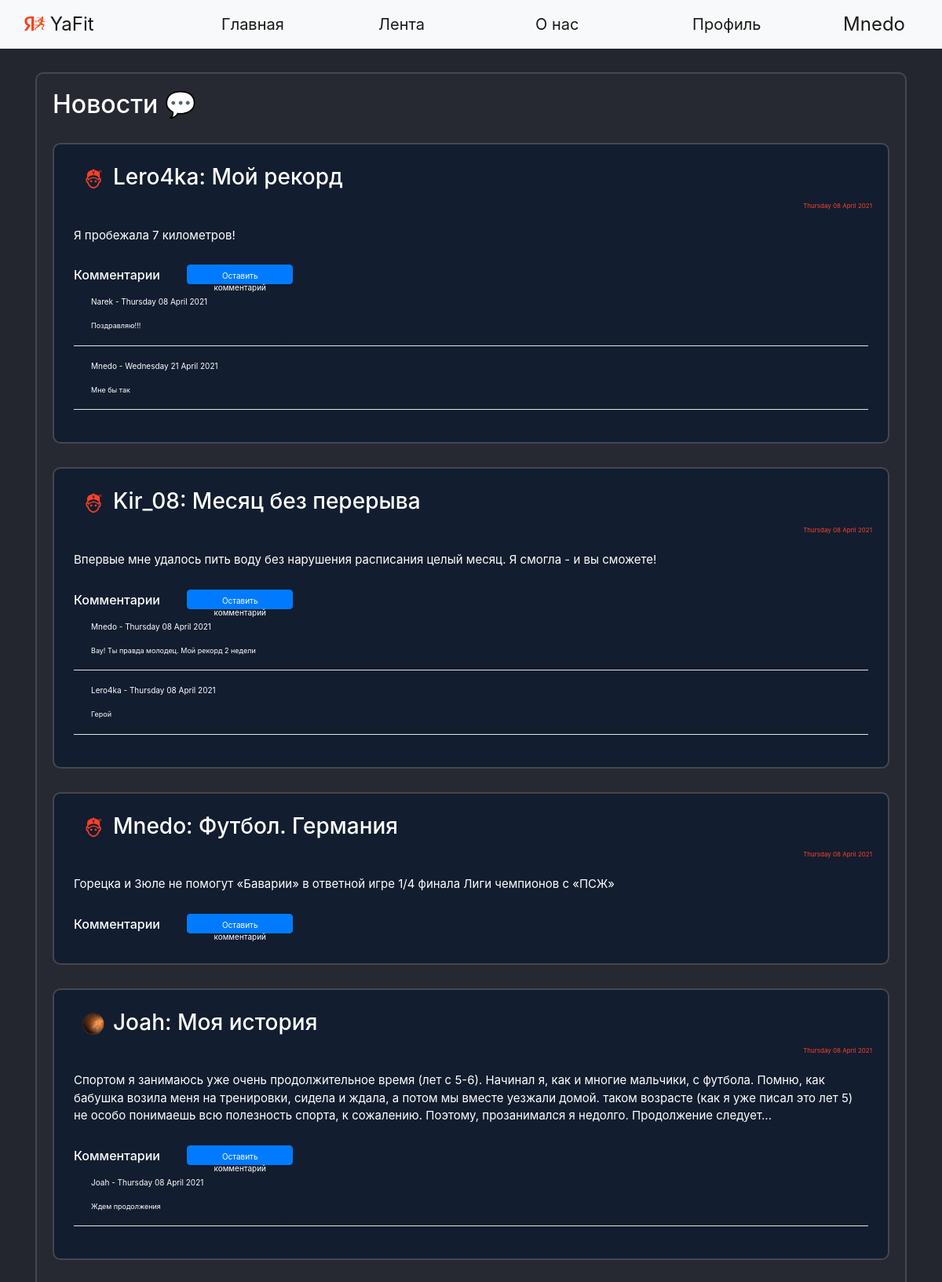
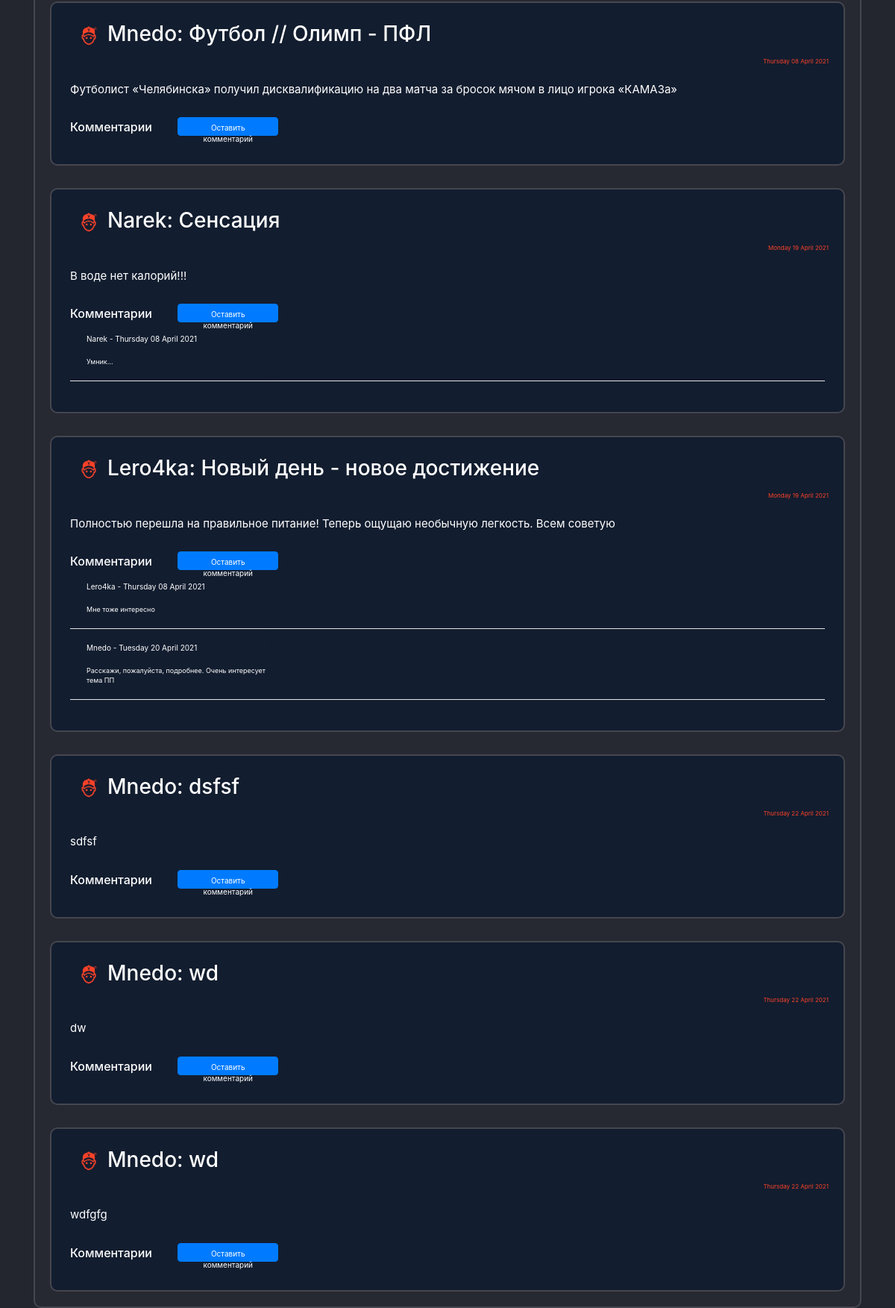
/news (signed in), run on the app's committed database (2 pictures, top to bottom).
### data/users.py (models this page shows, shortened)
class User(SqlAlchemyBase, UserMixin, SerializerMixin):
    __tablename__ = 'users'
    id = sqlalchemy.Column(sqlalchemy.Integer,
                           primary_key=True, autoincrement=True)
    name = sqlalchemy.Column(sqlalchemy.String)
    surname = sqlalchemy.Column(sqlalchemy.String)
    nickname = sqlalchemy.Column(sqlalchemy.String)
    age = sqlalchemy.Column(sqlalchemy.Integer)
    status = sqlalchemy.Column(sqlalchemy.String)
    about = sqlalchemy.Column(sqlalchemy.String)
    email = sqlalchemy.Column(sqlalchemy.String, unique=True)
    hashed_password = sqlalchemy.Column(sqlalchemy.String)
    modified_date = sqlalchemy.Column(sqlalchemy.DateTime, default=datetime.datetime.now)
    city_from = sqlalchemy.Column(sqlalchemy.String)
    habit = sqlalchemy.Column(sqlalchemy.String)  # id_1;id_2
    habits = orm.relation("Habits", back_populates='user')
    news = orm.relation("News", back_populates='user')
    comments = orm.relation("Comments", back_populates='user')

### data/news.py (models this page shows)
class News(SqlAlchemyBase, UserMixin, SerializerMixin):
    __tablename__ = 'news'
    id = sqlalchemy.Column(sqlalchemy.Integer,
                           primary_key=True, autoincrement=True)
    title = sqlalchemy.Column(sqlalchemy.String)
    content = sqlalchemy.Column(sqlalchemy.String)
    created_date = sqlalchemy.Column(sqlalchemy.DateTime,
                                     default=datetime.datetime.now)
    user_id = sqlalchemy.Column(sqlalchemy.Integer,
                                sqlalchemy.ForeignKey("users.id"))
    comms = sqlalchemy.Column(sqlalchemy.String)  # id_1;id_2
    user = orm.relation('User')

### data/comments.py (models this page shows)
class Comments(SqlAlchemyBase, UserMixin, SerializerMixin):
    __tablename__ = 'comments'
    id = sqlalchemy.Column(sqlalchemy.Integer,
                           primary_key=True, autoincrement=True)
    content = sqlalchemy.Column(sqlalchemy.String)
    created_date = sqlalchemy.Column(sqlalchemy.DateTime,
                                     default=datetime.datetime.now)
    user_id = sqlalchemy.Column(sqlalchemy.Integer,
                                sqlalchemy.ForeignKey("users.id"))
    user = orm.relation('User')

### main.py (the view)
@app.route("/news", methods=['GET', 'POST'])
def news():
    db_sess = db_session.create_session()
    rec_news = db_sess.query(News).all()
    top_news = []
    news_index = 0
    path = 'static/img/users_photo/default.jpg'
    for news in rec_news:
        path = ''
        news_index += 1
        creator_nickname = (db_sess.query(User).filter(User.id == news.user_id).first()).nickname
        for images in os.listdir('static/img/users_photo'):
            if images.split('.')[0] == creator_nickname:
                path = 'static/img/users_photo/' + images
        if path == '':
            path = 'static/img/users_photo/default.jpg'
        comments = []
        if news.comms:
            if ';' in news.comms:
                for com_id in news.comms.split(';'):
                    comments.append(db_sess.query(Comments).filter(Comments.id == com_id).first())
            elif len(news.comms) == 1:
                com_id = news.comms
                comments = [db_sess.query(Comments).filter(Comments.id == com_id).first()]
        else:
            comments = []
        if len(comments) > 1:
            comments = sorted(comments, key=lambda x: x.created_date)
        comments_main = []
        for com in comments:
            comentor_nickname = db_sess.query(User).filter(User.id == com.user_id).first().nickname
            comments_main.append({'id': com.id,
                                  'content': com.content,
                                  'created_date': com.created_date.strftime("%A %d %B %Y"),
                                  'creator': comentor_nickname})
        comments = comments_main
        top_news.append({'id': news.id,
                         'title': news.title,
                         'content': news.content,
                         'created_date': news.created_date.strftime("%A %d %B %Y"),
                         'comms': comments,
                         'creator': creator_nickname,
                         'path': path})
    return render_template("news.html", top_news=top_news, path=path, random_id=random.randint(1, 2 ** 16),
                           title='Лента')

### data/db_session.py (called while the page is built)
def create_session() -> Session:
    global __factory
    return __factory()

### main.py (called while the page is built)
@login_manager.user_loader
def load_user(user_id):
    db_sess = db_session.create_session()
    return db_sess.query(User).get(user_id)

### templates/news.html
{% extends "base.html" %}
{% block content %}
<div class="page_border">
    <h2>Новости &#128172;</h2>
    {% for new in top_news%}
    <div class="page_border" style="background-color: #121d2f !important;">
        <div class="menu_item">
            <h3><a><a><img
                    src={{new['path']}}?dummy={{random_id}} alt="avatar"
                    class="round_avatar"></a></a>{{new['creator']}}: {{new['title']}} </h3>
        </div>
        <div class="reposts">
            <p>{{new['created_date']}}</p>
        </div>
        <div class="menu_item">
            <p>{{new['content']}}</p>
        </div>
        <div class="menu_item">
            <h6>Комментарии {% if current_user.is_authenticated %}
                <a href="/com_add/{{ new['id'] }}" class="btn btn-primary"
                   style=" height:25px; width:135px; font-size: 10px; margin-bottom:5px; margin-left: 30px;">Оставить
                    комментарий</a>
                {% endif %}
            </h6>
            {% for com in new['comms'] %}
            <div class="com_label" style="margin-left: 20px; padding: 0; margin-top: 0; margin-bottom;">
                <p style="font-size: 10px;">{{com['creator']}} - {{com['created_date']}}</p>
                <p style="font-size: 9px;">{{com['content']}}
                </p></div>
            <hr style="color: white; background-color: white; padding: 0; margin-top: 0; margin-bottom;">
            {% endfor %}
        </div>
    </div>
    {% endfor %}
</div>
{% endblock %}

### templates/base.html (shortened to what this page needs)
<!doctype html>
<html lang="en">
<head>
    <link rel="stylesheet" href="/static/css/style.css?random()">
    <link rel="stylesheet"
          href="https://stackpath.bootstrapcdn.com/bootstrap/4.4.1/css/bootstrap.min.css"
>
</head>
<body>
<header>
    <nav class="navbar navbar-expand-lg navbar-light bg-light">
        <div class="container-fluid">
            <a class="navbar-brand" style="width: 250px;" href="/">
                <img src="/static/img/YaFit_logo.png" alt="" width="26" height="18"
                     class="d-inline-block text-align-center" style="margin-bottom:5px;">
                YaFit
            </a>
            <div class="collapse navbar-collapse">
                <ul class="mx-auto navbar-nav">
                    <li class="nav-item">
                        <a class="nav-link active" style="width: 200px;" aria-current="page" href="/">Главная</a>
                    </li>
                    <li class="nav-item">
                        <a class="nav-link active" style="width: 200px;" href="/news">Лента</a>
                    </li>
                    <li class="nav-item">
                        <a class="nav-link active" style="width: 200px;" href="/info">О нас</a>
                    </li>
                    <li class="nav-item">
                        <a class="nav-link active" style="width: 200px;" href="/office">Профиль</a>
                </ul>
                {% if current_user.is_authenticated %}
                <a class="navbar-brand" href="/logout">{{current_user.nickname}}</a>
                {% else %}
                <p>
                    <a class="btn btn-primary " href="/register">Зарегистрироваться</a>
                    <a class="btn btn-success" href="/login">Войти</a>
                </p>
                {% endif %}
            </div>
        </div>
    </nav>
</header>
<main role="main" class="container">
    {% block content %}{% endblock %}
</main>
</body>
</html>

### static/css/style.css (style rules this page uses)
body { background-color: #24262f !important; color: white; }
.nav-item { color: black; font-weight: 400; font-size: 20px !important; }
.navbar-brand { font-size: 24px !important; }
.page_border { background-color: #272932 !important; color: white !important; border: 2px solid #45464F; border-radius: 10px; padding: 20px !important; margin: 0 auto; margin-top: 30px; }
.menu_item { padding: 5px !important; font-size: 15px !important; }
hr { background-color: #FB4229; color: #FB4229; }
.reposts { color: #FB4229 !important; font-size: 8px !important; text-align: right; }
.com_label { background-color: #121d2f !important; color: white !important; border: 2px solid #121d2f; width: 25%; border-radius: 10px; }
.round_avatar { margin-left:10px; margin-right:10px; width: 30px !important; height: 30px !important; border-radius: 50px !important; }

### data on the page
User: nickname "Mnedo", creator "Mnedo" "Mnedo" "Mnedo"
User: creator "Lero4ka" "Lero4ka", creator "Lero4ka" "Lero4ka"
News: title "Мой рекорд", content "Я пробежала 7 километров!"
User: creator "Narek" "Narek", creator "Narek"
Comments: content "Поздравляю!!!"
User: creator "Mnedo" "Mnedo" "Mnedo", creator "Mnedo" "Mnedo"
Comments: content "Мне бы так"
User: creator "Kir_08"
News: title "Месяц без перерыва", content "Впервые мне удалось пить воду без нарушения расписания целый месяц. Я смогла - и вы сможете!"
Comments: content "Вау! Ты правда молодец. Мой рекорд 2 недели"
Comments: content "Герой"
News: title "Футбол. Германия", content "Горецка и Зюле не помогут «Баварии» в ответной игре 1/4 финала Лиги чемпионов с «ПСЖ»"
User: creator "Joah", creator "Joah"
News: title "Моя история", content "Спортом я занимаюсь уже очень продолжительное время (лет с 5-6). Начинал я, как и многие мальчики, с футбола. Помню, как бабушка возила меня на тренировки, сидела и ждала, а потом мы вместе уезжали домой. таком возрасте (как я уже писал это лет 5) не особо понимаешь всю полезность спорта, к сожалению. Поэтому, прозанимался я недолго. Продолжение следует..."
Comments: content "Ждем продолжения"
News: title "Футбол // Олимп - ПФЛ", content "Футболист «Челябинска» получил дисквалификацию на два матча за бросок мячом в лицо игрока «КАМАЗа»"
News: title "Сенсация", content "В воде нет калорий!!!"
Comments: content "Умник..."
News: title "Новый день - новое достижение", content "Полностью перешла на правильное питание! Теперь ощущаю необычную легкость. Всем советую"
Comments: content "Мне тоже интересно"
Comments: content "Расскажи, пожалуйста, подробнее. Очень интересует тема ПП"
News: title "dsfsf", content "sdfsf"
News: title "wd", content "dw"
News: title "wd", content "wdfgfg"

### other printed values
{{ new['created_date'] }} "Thursday 08 April 2021" "Thursday 08 April 2021" "Thursday 08 April 2021" "Thursday 08 April 2021" "Thursday 08 April 2021" "Monday 19 April 2021" "Monday 19 April 2021" "Thursday 22 April 2021" "Thursday 22 April 2021" "Thursday 22 April 2021"
{{ com['created_date'] }} "Thursday 08 April 2021" "Wednesday 21 April 2021" "Thursday 08 April 2021" "Thursday 08 April 2021" "Thursday 08 April 2021" "Thursday 08 April 2021" "Thursday 08 April 2021" "Tuesday 20 April 2021"
